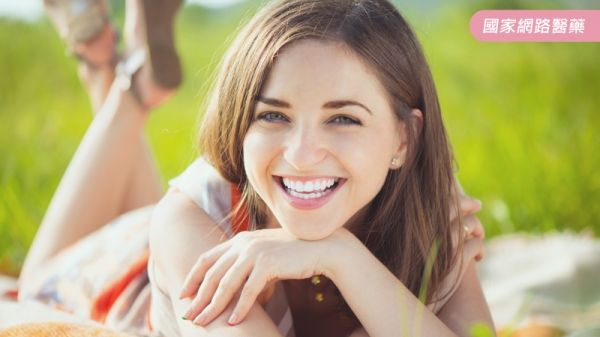
#> input picture Open cv/ picture/smile.jpg, 600 x 337 px, found by its file name
$ python 'SmilePicture Test.py'
#> lines starting #> are read from the running program, lines starting #| are printed output that depends on the picture; after the words box and inside, x2 and y2 are one past the last pixel; in counts of white or black regions, pixels touching at a corner belong together
# -*- coding=utf-8 -*-
import cv2

facePath = "./xml/haarcascade_frontalface_alt.xml"
faceCascade = cv2.CascadeClassifier(facePath)

smilePath = "./xml/haarcascade_smile.xml"
smileCascade = cv2.CascadeClassifier(smilePath)

img = cv2.imread("./picture/smile.jpg")
#> img is the input picture: shape (337, 600, 3); mean B, G, R 120.1, 166.5, 179.3
gray = cv2.cvtColor(img, cv2.COLOR_RGB2GRAY)
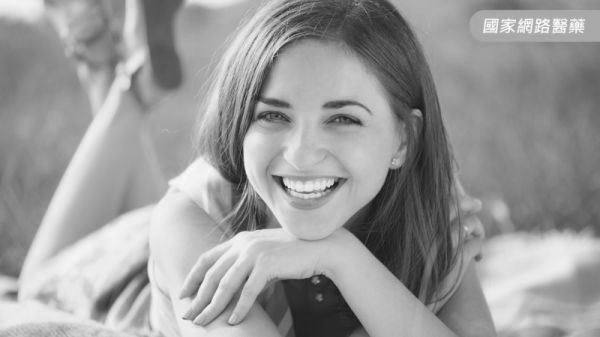
#> gray: shape (337, 600); min 21, max 252, mean 154.1

faces = faceCascade.detectMultiScale(
    gray,
    scaleFactor=1.1,
    minNeighbors=8,
    minSize=(30, 30),
    flags=cv2.CASCADE_SCALE_IMAGE
)
#> faces = [[220, 48, 182, 182]]

# 畫出每一個臉
for (x, y, w, h) in faces:
    # cv2.rectangle(img, (x, y), (x+w, y+h), (0, 0, 255), 2)
    roi_gray = gray[y:y + h, x:x + w]
    roi_color = img[y:y + h, x:x + w]

    # 對人臉進行微笑偵測
    smile = smileCascade.detectMultiScale(
        roi_gray,
        scaleFactor=1.16,
        minNeighbors=35,
        minSize=(30, 30),
        flags=cv2.CASCADE_SCALE_IMAGE
    )

    # 框出上揚嘴角，並打上 Smile 標籤
    print(smile)
    for (x2, y2, w2, h2) in smile:
        cv2.rectangle(roi_color, (x2, y2), (x2 + w2, y2 + h2), (255, 0, 0), 2)
        cv2.putText(img, 'Smile', (x + x2, y + y2 - 7), 3, 1.2, (0, 255, 0), 2)

    if len(smile) == 0:
        cv2.putText(img, 'No Smile', (x, y - 7), 3, 1.2, (0, 0, 255), 2)
#> this loop made 1 pass
#> (x, y, w, h, smile) on pass 1: (220, 48, 182, 182, [[40, 115, 99, 49]])
#| [[ 40 115  99  49]]
#> pass 1, `roi_gray = gray[y:y + h, x:x + w]`:
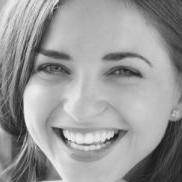
#> roi_gray: shape (182, 182); min 23, max 244, mean 153.3
#> pass 1, `roi_color = img[y:y + h, x:x + w]`:
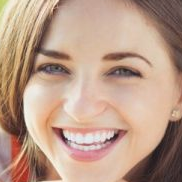
#> roi_color: shape (182, 182, 3); mean B, G, R 136.3, 155.4, 186.9
#> after the loop:
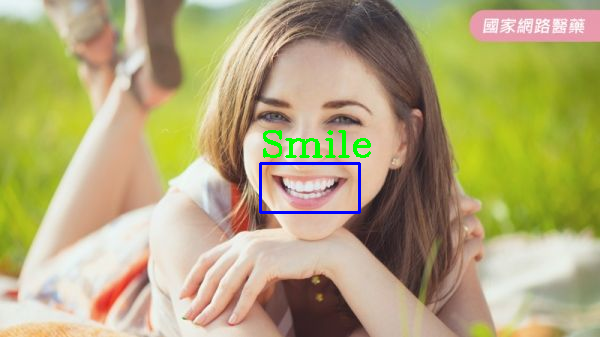
#> img: shape (337, 600, 3); 0.98% of pixels changed, all inside (x1, y1, x2, y2) = (259, 130, 371, 214)
#> after the loop:
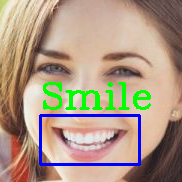
#> roi_color: shape (182, 182, 3); 5.98% of pixels changed, all inside (x1, y1, x2, y2) = (39, 82, 151, 166)

cv2.imshow('Smile', img)
# 儲存檔案
cv2.imwrite("./result/smile.jpg", img)
# 任意鍵離開(若設定為 0 就表示持續等待至使用者按下按鍵為止)
c = cv2.waitKey(0)
#> (key Esc is pressed here)
